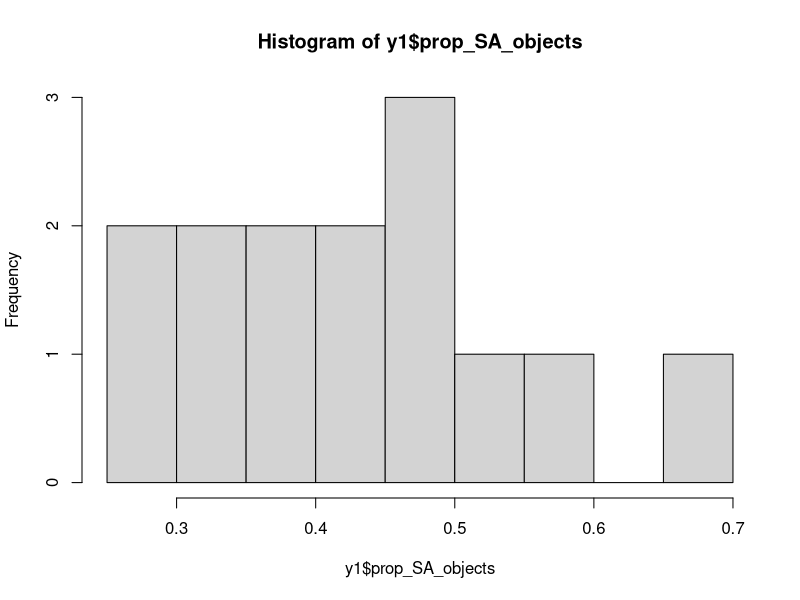
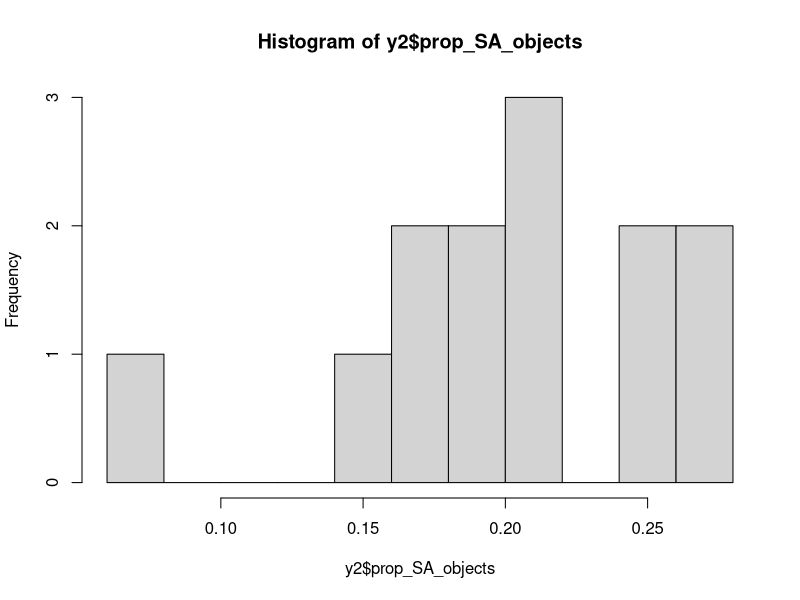
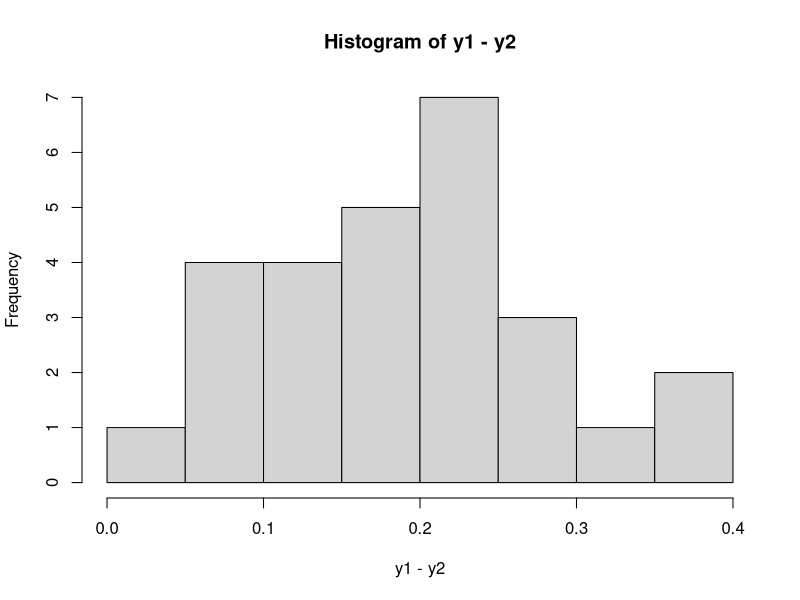
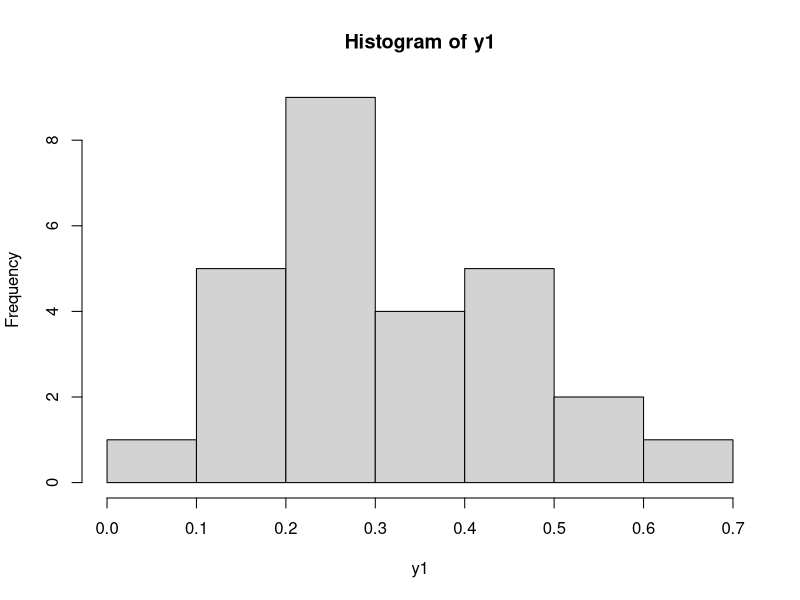
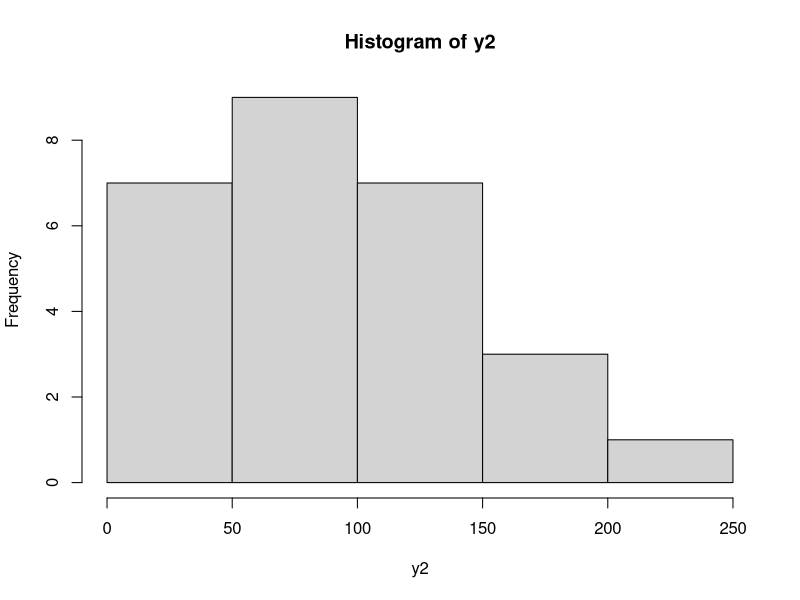
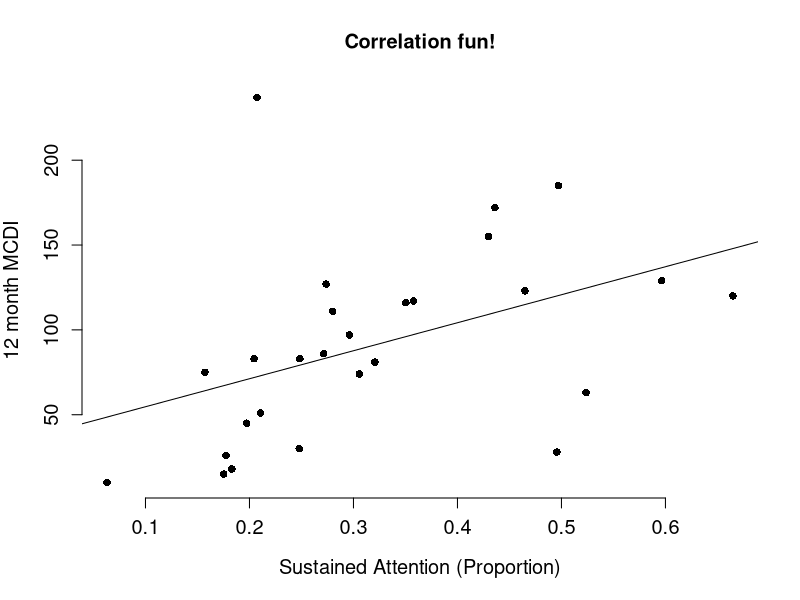

R code for these plots, in order: (Note: this script raises an error after producing the figures.)
#SCRIPTS

library(car)

#Changes working directory to your desktop. Make sure to copy/paste the two data files to your desktop
setwd("~/Desktop")

#Read in the first file. This is fun!
dat=read.csv('data1_exp70_attentionANDmcdi.csv', header=T)

#Let's check out the first few rows of our dataset. 
#This is a good way to check that you (1) loaded in the correct file and (2) the column headers are correct. 
head(dat)

# Independent Samples t-test ----------------------------------------------

#Question: Does candy consumption impact the amount of sustained
#attention an infant produces? 

#Let's subset our data into 'high' and 'low' candy consumption
y1 <- dat[ which(dat$candy_consumption=='high'),]
y2 <- dat[ which(dat$candy_consumption=='low'),]

#Are both vars normally distributed?
shapiro.test(y1$prop_SA_objects)
shapiro.test(y2$prop_SA_objects)
hist(y1$prop_SA_objects,10)
hist(y2$prop_SA_objects,10)

t.test(y1$prop_SA_objects,y2$prop_SA_objects,paired=FALSE)#where y1 and y2 are numeric

#Wow! Give me some candy!

# Dependent Samples t-test ------------------------------------------------
  #ASSUMPTION

#Do infants spend more time looking at the target object or any other object when
#an object utterance is produced? 

#Question: 

#proportion of 'prop_ceye_outofNaming_objects' (out of naming utterance spent looking at any object) v. 'prop_ceye_outofNaming_target'
#(out of naming spent looking at target )

y1 <- dat$prop_ceye_outofNaming_objects
y2 <- dat$prop_ceye_outofNaming_target

#Is the difference between y1 and y2 normally distributed?
shapiro.test(y1-y2)
hist(y1-y2)

t.test(y1,y2,paired=TRUE)#where y1 and y2 are numeric

#Yes!

# Correlation -------------------------------------------------------------
#TWO VARIABLES

#Is sustained attention correlated with MCDI? 

y1 <- dat$prop_SA_objects
y2 <- dat$MCDI_12mo_CompTotal

#Are both variables normally distributed?
shapiro.test(y1)
shapiro.test(y2)
hist(y1)
hist(y2)

#if so,
cor.test(y1,y2,method="pearson")

#if not normally distributed
#cor.test(y1,y2,method="spearman")

  #to get the scatterplot:
plot(y1,y2,
     xlab="Sustained Attention (Proportion)",
     ylab="12 month MCDI", 
     main="Correlation fun!",
     pch=16,
     cex.lab=1.2,cex.axis=1.2,
     bty="n")
  #add regression line to scatterplot if both vars are normally distributed  
model1=lm(y2~y1)
abline(model1)
  
# Linear Regression -------------------------------------------------------

#What are the contributions of other variables to the prediction of MCDI, 
#above and beyond sustained attention? 

#Proportion of sustained attention
x1 <- dat$prop_SA_objects

#Proportion of total object looking
x2 <- dat$prop_ceye_objects

#Proportion of total looking at target when object utterance is produced by parent
x3 <- dat$prop_ceye_outofNaming_target

#MCDI at 12 months
y <- dat$MCDI_12mo_CompTotal

#Let's construct a model! Woohoo!
model1=lm(y~x1+x2+x3)
  
#ASSUMPTIONS (model diagnostics):
outlierTest(model1)#test for outliers
ncvTest(model1)#test for equal variances. If p-value is less than 0.05, then not equal variances
qqPlot(model1)#visually inspect normality of residuals. 
hist(residuals(model1))#visually inspect normality of residuals
shapiro.test(residuals(model1))#test for normality of residuals. If p-value is less than 0.05, then non-normal residuals
plot(residuals(model1))#visually inspect if residuals are random. 
vif(model1)#in case of multiple x variables, is there multicollinarity? If VIF is above 5, indicates there may be multicollinearity

#Remedy to outlier. Let's fix this! Row 9 is causing outlier test to be significant. Let's take out. Yes!
dat.out=dat[-9, ]
x1.out <- dat.out$prop_SA_objects
x2.out <- dat.out$prop_ceye_objects
x3.out <- dat.out$prop_ceye_outofNaming_target
y.out <- dat.out$MCDI_12mo_CompTotal
model1.out=lm(y.out~x1.out+x2.out+x3.out)
summary(model1)
summary(model1.out)
outlierTest(model1.out)#test for outliers

#If all assumptions are met:
summary(model1)
anova(model1)

  
# Linear Mixed Effects Models ------------------------------------------------

# Clear workspace
rm(list = ls())

# Attach required libraries to run the analyses
library(lme4)
library(lmerTest)
library(lsmeans)

#Read in data. Data should be in long format: rows correspond to individual events within a subject.
#Columns correspond to the variables coded for each event, such as subject ID, condition, etc. 
lmer.dat=read.csv('data2_exp32_71_72_attentionANDpbehaviors.csv', header=T)

head(lmer.dat)

#Section 1: load data, organize data 

#Display names of variables in the data. In the sample data provided there are four variables:
#1.subID -- subject ID that generated each infant look. This is the first random factor. 
#2.duration_of_look -- duration of each infant look. This is the Dependent Variable in the analysis.
#3.object_attended -- category ID of the object attended to by the infant in each look. This is the second random factor
#4.overlapping_pbehaviors -- category of each infant look based on combination of overlapping parent behaviors. There are Five mutually exclusive categories (levels)
#5.prop_of_look_inSmiling -- is the proportion of time during a look that infant is smiling (fake data!)
names(lmer.dat)

#Display the minimum duration of infant looks (or all row) to make sure it is at least 0.5 
min(lmer.dat$duration)

#Treat overlapping_pbehaviors, or the independent variable, as a categorical factor with 5 levels instead of a continuous variable.
lmer.dat$overlapping_pbehaviors=as.factor(lmer.dat$overlapping_pbehaviors)


# Section 2: Model fit1 

#Fit Linear Mixed Model (fit1): 
#Dependent variable is natural logarithm of infant look duration to fit assumptions of normality
#Fixed effect is cat_clook, or the category of infant look based on parent behaviors
#Random effects are: intercepts for subjects and intercept for object_attended
fit1 <- lmer(log(duration_of_look) ~ overlapping_pbehaviors + (1|subID) + (1|object_attended), data = lmer.dat)

#Display output of the model including estimates for random effects and fixed effects. 
summary(fit1)

#Test significance of including fixed effects in the model 
anova(fit1)

#Plot estimated intercepts for the random effects specified: subID and object_attended
lattice::dotplot(ranef(fit1, condVar = TRUE))$subID
lattice::dotplot(ranef(fit1, condVar = TRUE))$object_attended

#Compute least squares means for the categories of infant looks obtained from the model
fit1.lsm <- lsmeans(fit1, ~ overlapping_pbehaviors)

#Display all pairwise comparisons between least squares means of the five categories
pairs(fit1.lsm)

#Plot estimated least squares means of the five categories with 95% confidence intervals around them
plot(lsmeans(fit1, ~overlapping_pbehaviors))

#Plot residuals from the model to look for normality and equal variance
qqnorm(residuals(fit1),main="")
plot(fit1)

# Section 3: Model fit2

#Fit Linear Mixed Model (fit2):
#Dependent variable is natural logarithm of infant look duration to fit assumptions of normality
#There is not a fixed effect specified
#Random effects are: intercepts for subjects and for object_attended
fit2 <- lmer(log(duration_of_look) ~ (1|subID) + (1|object_attended), data = lmer.dat)

#Display output from the model
summary(fit2)

#Compare fit1 and fit2 to test for additional value of fit1, which has overlapping_pbehaviors as a fixed effect
anova(fit1,fit2)


# Section 4: Model fit3 

#Fit Linear Mixed Model (fit 3) with random slopes for infants
#Dependent variable is natural logarithm of infant look duration to fit assumptions of normality
#Fixed effect is overlapping_pbehaviors, or the category of infant look based on parent behaviors
#Random effects are: intercepts for subjects and for object_attended, and slopes for subjects
#NOTE: the line below does not run with the sample data provided, which has only 2 subjects. With enough data, this command should run.
fit3 <- lmer(log(duration_of_look) ~ overlapping_pbehaviors + (1 + overlapping_pbehaviors|subID) +(1|object_attended), data = lmer.dat)

#Display output from the model
summary(fit3)

#Plot estimated slopes for different infants
lattice::dotplot(ranef(fit3, condVar = TRUE))$subID

#Compare fit 1 and fit3, to test for additional value of fit3, which adds random slopes for infants
anova(fit1,fit3)

# Section 5: Some assumptions

#packages
library(lme4)
library(lmerTest)
library(plyr)
library(lattice)
library(lsmeans)
library(car)
library(nlme)


#checking assumptions of linear mixed effects models
#normality of residuals
q1 = qqnorm(residuals(fit1), main="M1- Normal Q-Q Plot")
hist(residuals(fit1))
shapiro.test(residuals(fit1))
plot(fit1)

#homegeneity of variance, can be relaxed...
#see... https://stats.stackexchange.com/questions/123648/residual-diagnostics-and-homogeneity-of-variances-in-linear-mixed-model
leveneTest(lmer.dat$duration_of_look,group =lmer.dat$overlapping_pbehaviors)

# normality of the random coefficients
randef = random.effects(fit1) #$`(Intercept)`
rander_new=unlist(randef, recursive = TRUE, use.names = TRUE)
hist(rander_new, prob=TRUE, col="grey",xlab="Histogram of random effects")
#checking normality of the random coefficients
shapiro.test(rander_new)
